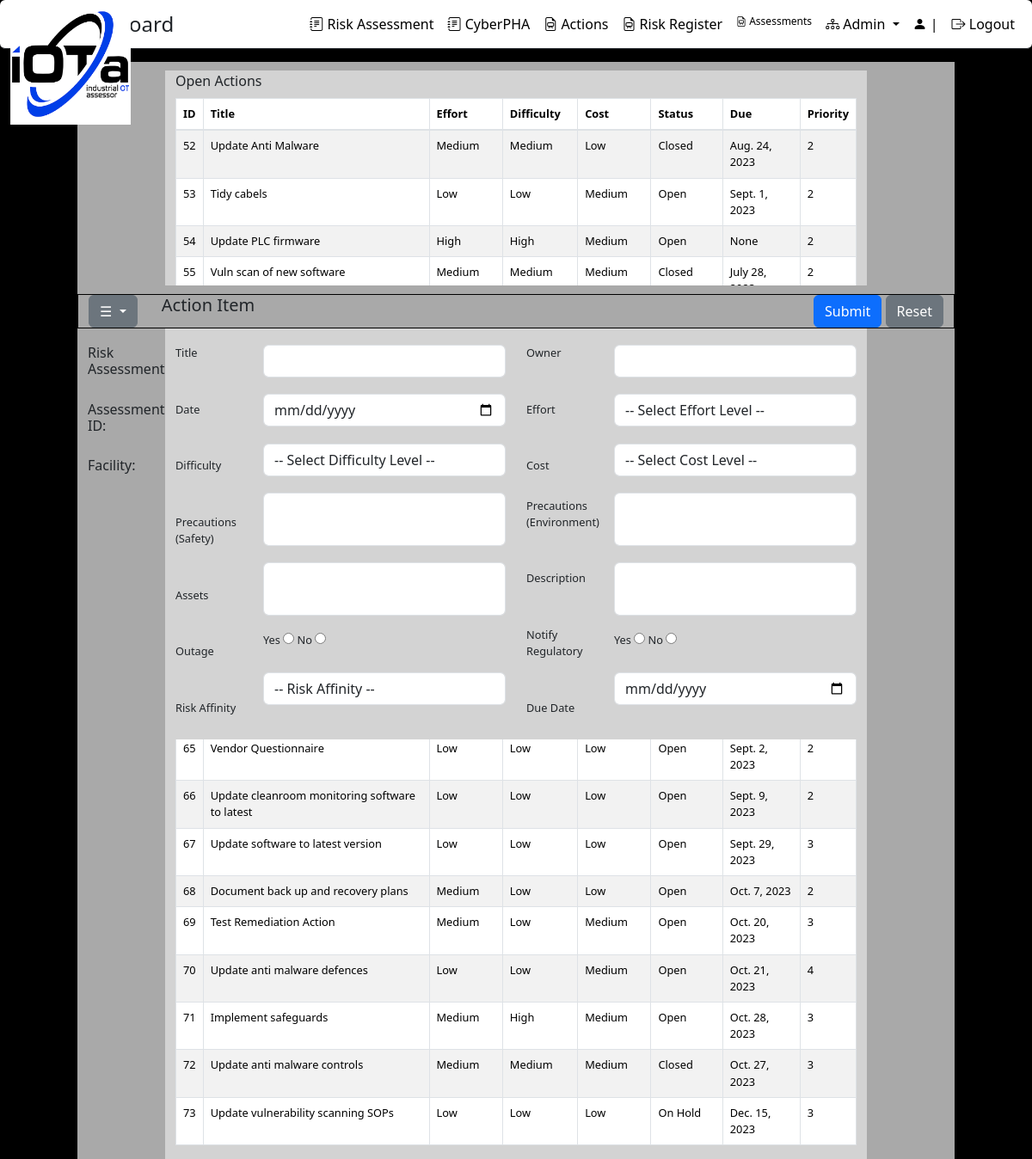
Page /OTRisk/raw_action on the earlier database version.
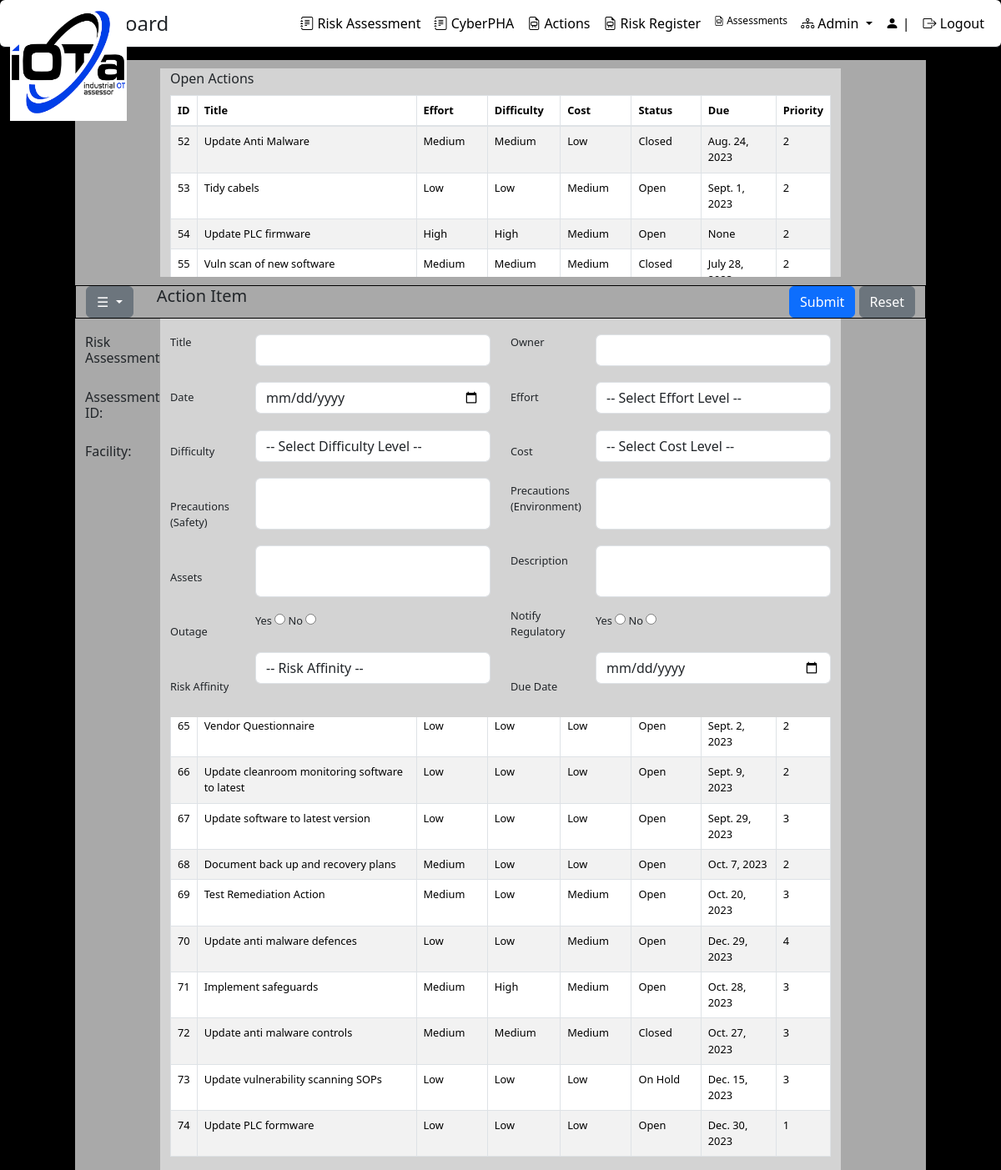
Same page on the later database version.
### OTRisk/models/raw.py (models this page shows)
class RAActions(models.Model):
    ID = models.AutoField(primary_key=True)
    RAWorksheetID = models.ForeignKey(RAWorksheet, on_delete=models.CASCADE, db_column='RAWorksheetID')
    phaID = models.IntegerField()
    actionTitle = models.CharField(max_length=255)
    actionOwner = models.CharField(max_length=255)
    actionDate = models.CharField(max_length=255)
    actionEffort = models.CharField(max_length=255)
    actionDifficulty = models.CharField(max_length=1)
    actionCost = models.CharField(max_length=1)
    actionStatus = models.CharField(max_length=50)
    actionDescription = models.CharField(max_length=255)
    actionDueDate = models.DateField()
    actionPriority = models.IntegerField()
    actionAssets = models.TextField()
    actionAffinity = models.TextField()
    safetyMitigation = models.IntegerField()
    lifeMitigation = models.IntegerField()
    productionMitigation = models.IntegerField()
    financeMitigation = models.IntegerField()
    reputationMitigation = models.IntegerField()
    environmentMitigation = models.IntegerField()
    regulationMitigation = models.IntegerField()
    dataMitigation = models.IntegerField()
    supplyMitigation = models.IntegerField()
    threatMitigation = models.IntegerField()
    vulnerabilityMitigation = models.IntegerField()
    outageWWW = models.CharField(max_length=3)
    outagePS = models.CharField(max_length=3)
    outageIT = models.CharField(max_length=3)
    outageEMS = models.CharField(max_length=3)
    outageICS = models.CharField(max_length=3)
    outageSIS = models.CharField(max_length=3)
    organizationid = models.ForeignKey(Organization, on_delete=models.CASCADE, verbose_name="Organization",
                                       related_name="ra_actions")
    userid = models.ForeignKey(User, on_delete=models.CASCADE, verbose_name="User", related_name="ra_actions")
    history = models.TextField()
    class Meta:
        db_table = 'tblRawActions'

### OTRisk/raw_views.py (the view, shortened to what this page needs)
# urls.py: path('raw_action', views.raw_action, name='raw_action'),
def raw_action(request):
    raw_actions = RAActions.objects.all()
    return render(request, 'raw_action.html', {
        'raw_actions': raw_actions
    })

### OTRisk/templates/OTRisk/raw_action.html (shortened to what the changed rows need)
{% load static %}
<!DOCTYPE html>
<html lang="">
<head>
<link rel="stylesheet" href="https://stackpath.bootstrapcdn.com/bootstrap/4.1.1/css/bootstrap.min.css">
<link rel="stylesheet" href="https://cdnjs.cloudflare.com/ajax/libs/bootstrap-select/1.13.1/css/bootstrap-select.min.css">
<link href="https://cdn.jsdelivr.net/npm/bootstrap-icons@1.7.1/font/bootstrap-icons.css" rel="stylesheet">
    <link rel="stylesheet" href="https://cdn.datatables.net/1.10.2/css/jquery.dataTables.min.css">
    <link href="https://cdn.jsdelivr.net/npm/select2@4.1.0-beta.1/dist/css/select2.min.css" rel="stylesheet" />
 {% load django_bootstrap5 %}
 {% bootstrap_css %}
</head>
<body style="background-color: black">
<br><br><br>
    <form name="frm_raw_action" id="frm_raw_action" method="POST" action="{% url 'OTRisk:raw_action' %}">
    <div class="row" style="height: 250px">
        <div class="col-md-8" id="statDisplay" style="background-color: lightgrey">
            <table id="actionTable" class="table table-striped table-bordered small-font">
            <thead>
                <tr>
                    <th>ID</th>
                    <th>Title</th>
                    <th>Effort</th>
                    <th>Difficulty</th>
                    <th>Cost</th>
                    <th>Status</th>
                    <th>Due</th>
                    <th>Priority</th>
                </tr>
            </thead>
            <tbody>
                {% for raw_actions in raw_actions %}
                    <tr data-description="{{ raw_actions.actionDescription }}">
                        <td>{{ raw_actions.ID }}</td>
                        <td>{{ raw_actions.actionTitle }}</td>
                        <td>{{ raw_actions.actionEffort }}</td>
                        <td>{{ raw_actions.actionDifficulty }}</td>
                        <td>{{ raw_actions.actionCost }}</td>
                        <td>{{ raw_actions.actionStatus }}</td>
                        <td>{{ raw_actions.actionDueDate }}</td>
                        <td>{{ raw_actions.actionPriority }}</td>
                    </tr>
                {% endfor %}
            </tbody>
            </table>
        </div>
    </div>
    </form>
</body>
</html>

Differences in the rows shown:
changed RAActions "Update anti malware defences": actionDueDate "Oct. 21, 2023" → "Dec. 29, 2023"
added RAActions: ID "74", actionTitle "Update PLC formware", actionEffort "Low", actionDifficulty "Low", actionCost "Low", actionStatus "Open", actionDueDate "Dec. 30, 2023", actionPriority "1"
